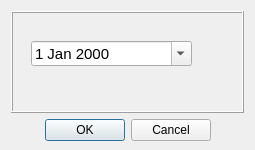
<?xml version="1.0" encoding="UTF-8"?>
<ui version="4.0">
 <class>SelectDateDialog</class>
 <widget class="QDialog" name="SelectDateDialog">
  <property name="windowModality">
   <enum>Qt::NonModal</enum>
  </property>
  <property name="geometry">
   <rect>
    <x>0</x>
    <y>0</y>
    <width>255</width>
    <height>150</height>
   </rect>
  </property>
  <property name="windowTitle">
   <string>Выберите дату</string>
  </property>
  <property name="modal">
   <bool>false</bool>
  </property>
  <layout class="QVBoxLayout" name="verticalLayout" stretch="0,0">
   <property name="spacing">
    <number>6</number>
   </property>
   <property name="bottomMargin">
    <number>9</number>
   </property>
   <item>
    <widget class="QFrame" name="frame">
     <property name="frameShape">
      <enum>QFrame::Box</enum>
     </property>
     <property name="frameShadow">
      <enum>QFrame::Raised</enum>
     </property>
     <widget class="QDateEdit" name="dateEdit">
      <property name="geometry">
       <rect>
        <x>20</x>
        <y>30</y>
        <width>161</width>
        <height>25</height>
       </rect>
      </property>
      <property name="sizePolicy">
       <sizepolicy hsizetype="Fixed" vsizetype="Fixed">
        <horstretch>0</horstretch>
        <verstretch>0</verstretch>
       </sizepolicy>
      </property>
      <property name="font">
       <font>
        <pointsize>11</pointsize>
       </font>
      </property>
      <property name="autoFillBackground">
       <bool>false</bool>
      </property>
      <property name="calendarPopup">
       <bool>true</bool>
      </property>
     </widget>
    </widget>
   </item>
   <item>
    <widget class="QDialogButtonBox" name="buttonBox">
     <property name="sizePolicy">
      <sizepolicy hsizetype="Expanding" vsizetype="Fixed">
       <horstretch>0</horstretch>
       <verstretch>0</verstretch>
      </sizepolicy>
     </property>
     <property name="orientation">
      <enum>Qt::Horizontal</enum>
     </property>
     <property name="standardButtons">
      <set>QDialogButtonBox::Cancel|QDialogButtonBox::Ok</set>
     </property>
     <property name="centerButtons">
      <bool>true</bool>
     </property>
    </widget>
   </item>
  </layout>
 </widget>
 <resources/>
 <connections>
  <connection>
   <sender>buttonBox</sender>
   <signal>accepted()</signal>
   <receiver>SelectDateDialog</receiver>
   <slot>accept()</slot>
   <hints>
    <hint type="sourcelabel">
     <x>248</x>
     <y>254</y>
    </hint>
    <hint type="destinationlabel">
     <x>157</x>
     <y>274</y>
    </hint>
   </hints>
  </connection>
  <connection>
   <sender>buttonBox</sender>
   <signal>rejected()</signal>
   <receiver>SelectDateDialog</receiver>
   <slot>reject()</slot>
   <hints>
    <hint type="sourcelabel">
     <x>316</x>
     <y>260</y>
    </hint>
    <hint type="destinationlabel">
     <x>286</x>
     <y>274</y>
    </hint>
   </hints>
  </connection>
 </connections>
</ui>
